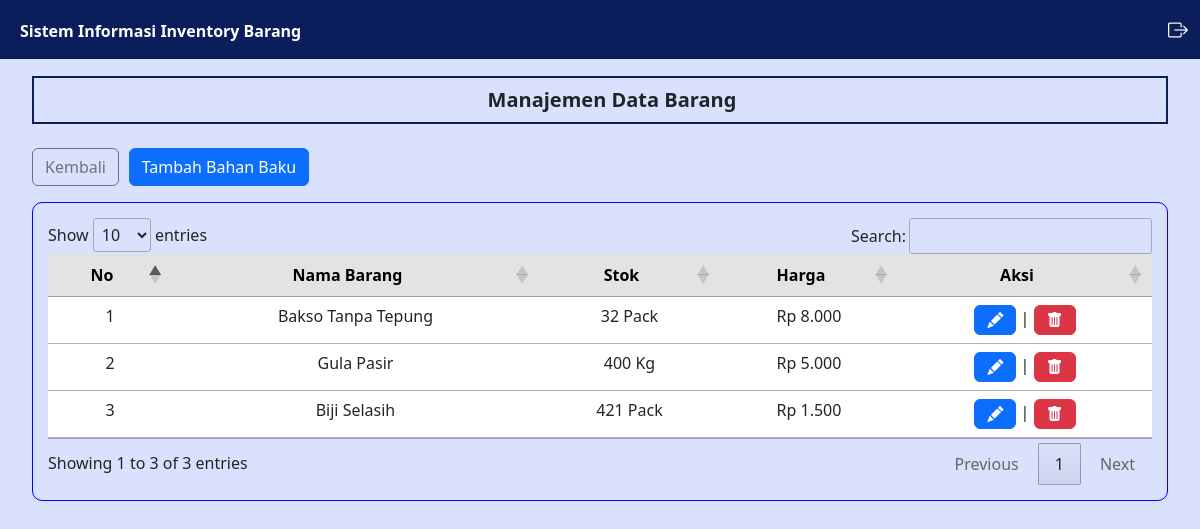
Page /pemasok/barang.php (signed in) on the committed database.
### tables this page shows
CREATE TABLE `bahan_pemasok` (
  `idbahan` int(11) NOT NULL,
  `idpemasok` int(11) NOT NULL,
  `nama_bahan` varchar(100) NOT NULL,
  `stok` int(11) NOT NULL,
  `satuan` varchar(45) NOT NULL,
  `harga` int(20) NOT NULL
);

### controller/MainController.php (called while the page is built, shortened)
<?php
    $conn = mysqli_connect("localhost","root","","inventory");
    function query($query) {
        global $conn;
        $result = mysqli_query($conn, $query);
        $rows = [];
        while ($row = mysqli_fetch_assoc($result)) {
            $rows[] = $row;
        }
        return $rows;
    }
    function generateRandomKey()
    {
        $keyLength = 32;
        $randomBytes = openssl_random_pseudo_bytes($keyLength, $strong);
        if (!$strong) {
            $randomBytes = random_bytes($keyLength);
        }
        return base64_encode($randomBytes);
    }
    function enkripsi($kata)
    {
        $key = generateRandomKey();
        $string = openssl_encrypt($kata, 'AES-256-CBC', $key, 0, substr($key, 0, 16));
        $hasilEnkripsi = base64_encode($key . $string);
        return $hasilEnkripsi;
    }
?>

### pemasok/barang.php (the view, shortened to what this page needs)
<?php
    $data_bahan = query("SELECT * FROM bahan_pemasok");
?>
<html lang="en">
<head>
    <link href="https://cdn.jsdelivr.net/npm/bootstrap@5.3.0/dist/css/bootstrap.min.css" rel="stylesheet"
>
    <link rel="stylesheet" href="https://cdn.datatables.net/1.13.4/css/jquery.dataTables.min.css">
    <link rel="stylesheet" href="https://cdn.jsdelivr.net/npm/bootstrap-icons@1.11.3/font/bootstrap-icons.min.css">
    <link rel="stylesheet" href="../style.css">
</head>
<body>
    <div class="content">
        <?php
        require_once('../navbar/navbar.php');
        ?>
        <div class="main-container m-0">
            <div class="d-flex">
                <div class="contents px-3 py-3 mx-3">
                    <div class="box1">
                        <h5 class="text-dark text-center mb-0 ms-4 fw-bold">
                            Manajemen Data Barang
                        </h5>
                    </div>
                    <div class="mt-4 ">
                        <div class="row">
                            <div class="col-1">
                                <a href="index.php" class="btn btn-outline-secondary">Kembali</a>
                            </div>
                            <div class="col-4">
                                <button type="button" class="btn btn-primary" data-bs-toggle="modal"
                                    data-bs-target="#bahan_baku">
                                    Tambah Bahan Baku
                                </button>
                            </div>
                        </div>
                    </div>
                    <div class="mt-3 box3">
                        <table id="example" class="table table-hover text-center">
                            <thead>
                                <tr class="table-secondary">
                                    <th class="text-center" scope="col">No</th>
                                    <th class="text-center" scope="col">Nama Barang</th>
                                    <th class="text-center" scope="col">Stok</th>
                                    <th class="text-center" scope="col">Harga</th>
                                    <th class="text-center" scope="col">Aksi</th>
                                </tr>
                            </thead>
                            <tbody>
                                <?php
                                    $i = 1;
                                    foreach($data_bahan as $bahan) :
                                ?>
                                    <tr>
                                        <td>
                                            <?= $i; ?>
                                        </td>
                                        <td>
                                            <?= $bahan['nama_bahan']; ?>
                                        </td>
                                        <td>
                                            <?= $bahan['stok']; ?> <?= $bahan['satuan']; ?>
                                        </td>
                                        <td>
                                            Rp <?= number_format($bahan['harga'], 0, ',', '.'); ?>
                                        </td>
                                        <td>
                                            <a class="text-decoration-none" href="../edit/bahan_baku.php?id=<?= enkripsi($bahan['idbahan']); ?>">
                                                <button class="btn btn-primary"><i class="bi bi-pencil-fill"></i></button>
                                            </a>
                                            |
                                            <button type="button" class="btn  btn-danger" id="delete" data-bs-toggle="modal" data-bs-target="#delete_<?= $bahan['idbahan']; ?>">
                                                <i class="bi bi-trash-fill"></i>
                                            </button>
                                        </td>
                                    </tr>
                                <?php
                                    $i++;
                                    endforeach;
                                ?>
                            </tbody>
                        </table>
                    </div>
                </div>
                <?php foreach($data_bahan as $dahan) : ?>
                    </div>
                <?php endforeach; ?>
</body>
</html>

### style.css (style rules this page uses)
body { background: #d9e1fc; margin: 0; padding: 0; border: 0; }
.content { min-height: 100vh; width: 100%; }
.contents { width: 100%; margin-top: 60px; }
.box1 { border: #0b1d5b solid 2px; padding: 10px; }
.box3 { border: 1px solid blue; border-radius: 10px; padding: 15px; }

### rows in the picture
bahan_pemasok: nama_bahan "Bakso Tanpa Tepung", stok "32", satuan "Pack", harga "8.000"
bahan_pemasok: nama_bahan "Gula Pasir", stok "400", satuan "Kg", harga "5.000"
bahan_pemasok: nama_bahan "Biji Selasih", stok "421", satuan "Pack", harga "1.500"
